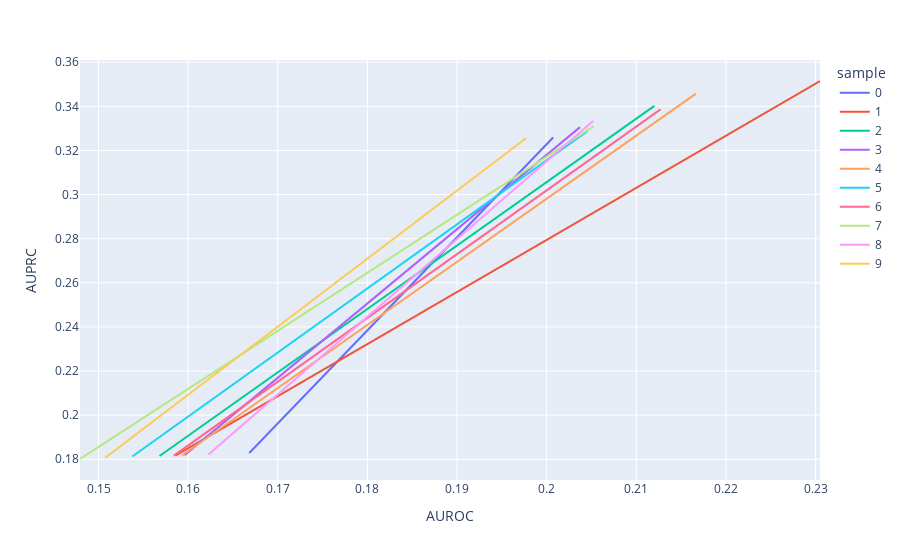

The cell this chart's notebook holds for it:
### Code cell
M1 = ModelConfig(
    pos_pred_EV=[0.2], pos_pred_confidence=[-10], neg_pred_EV=[0.4], neg_pred_confidence=[-1]
)

M2 = ModelConfig(
    pos_pred_EV=[0.2], pos_pred_confidence=[-1], neg_pred_EV=[0.6], neg_pred_confidence=[-1]
)

prev = 0.3

E = ExperimentConfig(
    model_configs=[M1, M2],
    N_test = 5000,
    N_validation = 50,
    subgroup_prevalences=[1],
    prevalence=[prev],
    N_samples=10
)

out = E.run().filter(pl.col("subgroup") == "ALL")

px.line(out, x="AUROC", y="AUPRC", color="sample")

### Figure 1 — Plotly figure (JSON) as saved in the notebook; plotly's stock layout.template omitted (floating-point values rounded to 4 significant figures)
{"data": [{"hovertemplate": "sample=0<br>AUROC=%{x}<br>AUPRC=%{y}<extra></extra>", "legendgroup": "0", "line": {"color": "#636efa", "dash": "solid"}, "marker": {"symbol": "circle"}, "mode": "lines", "name": "0", "orientation": "v", "showlegend": true, "type": "scatter", "x": [0.2007, 0.1668], "xaxis": "x", "y": [0.3259, 0.1828], "yaxis": "y"}, {"hovertemplate": "sample=1<br>AUROC=%{x}<br>AUPRC=%{y}<extra></extra>", "legendgroup": "1", "line": {"color": "#EF553B", "dash": "solid"}, "marker": {"symbol": "circle"}, "mode": "lines", "name": "1", "orientation": "v", "showlegend": true, "type": "scatter", "x": [0.2305, 0.1586], "xaxis": "x", "y": [0.3515, 0.1817], "yaxis": "y"}, {"hovertemplate": "sample=2<br>AUROC=%{x}<br>AUPRC=%{y}<extra></extra>", "legendgroup": "2", "line": {"color": "#00cc96", "dash": "solid"}, "marker": {"symbol": "circle"}, "mode": "lines", "name": "2", "orientation": "v", "showlegend": true, "type": "scatter", "x": [0.212, 0.1568], "xaxis": "x", "y": [0.3402, 0.1815], "yaxis": "y"}, {"hovertemplate": "sample=3<br>AUROC=%{x}<br>AUPRC=%{y}<extra></extra>", "legendgroup": "3", "line": {"color": "#ab63fa", "dash": "solid"}, "marker": {"symbol": "circle"}, "mode": "lines", "name": "3", "orientation": "v", "showlegend": true, "type": "scatter", "x": [0.2037, 0.1596], "xaxis": "x", "y": [0.3306, 0.1819], "yaxis": "y"}, {"hovertemplate": "sample=4<br>AUROC=%{x}<br>AUPRC=%{y}<extra></extra>", "legendgroup": "4", "line": {"color": "#FFA15A", "dash": "solid"}, "marker": {"symbol": "circle"}, "mode": "lines", "name": "4", "orientation": "v", "showlegend": true, "type": "scatter", "x": [0.2167, 0.1593], "xaxis": "x", "y": [0.3458, 0.1817], "yaxis": "y"}, {"hovertemplate": "sample=5<br>AUROC=%{x}<br>AUPRC=%{y}<extra></extra>", "legendgroup": "5", "line": {"color": "#19d3f3", "dash": "solid"}, "marker": {"symbol": "circle"}, "mode": "lines", "name": "5", "orientation": "v", "showlegend": true, "type": "scatter", "x": [0.2045, 0.1538], "xaxis": "x", "y": [0.3288, 0.1812], "yaxis": "y"}, {"hovertemplate": "sample=6<br>AUROC=%{x}<br>AUPRC=%{y}<extra></extra>", "legendgroup": "6", "line": {"color": "#FF6692", "dash": "solid"}, "marker": {"symbol": "circle"}, "mode": "lines", "name": "6", "orientation": "v", "showlegend": true, "type": "scatter", "x": [0.2127, 0.1584], "xaxis": "x", "y": [0.3386, 0.1817], "yaxis": "y"}, {"hovertemplate": "sample=7<br>AUROC=%{x}<br>AUPRC=%{y}<extra></extra>", "legendgroup": "7", "line": {"color": "#B6E880", "dash": "solid"}, "marker": {"symbol": "circle"}, "mode": "lines", "name": "7", "orientation": "v", "showlegend": true, "type": "scatter", "x": [0.2053, 0.1479], "xaxis": "x", "y": [0.331, 0.1801], "yaxis": "y"}, {"hovertemplate": "sample=8<br>AUROC=%{x}<br>AUPRC=%{y}<extra></extra>", "legendgroup": "8", "line": {"color": "#FF97FF", "dash": "solid"}, "marker": {"symbol": "circle"}, "mode": "lines", "name": "8", "orientation": "v", "showlegend": true, "type": "scatter", "x": [0.2052, 0.1623], "xaxis": "x", "y": [0.3334, 0.1821], "yaxis": "y"}, {"hovertemplate": "sample=9<br>AUROC=%{x}<br>AUPRC=%{y}<extra></extra>", "legendgroup": "9", "line": {"color": "#FECB52", "dash": "solid"}, "marker": {"symbol": "circle"}, "mode": "lines", "name": "9", "orientation": "v", "showlegend": true, "type": "scatter", "x": [0.1977, 0.1507], "xaxis": "x", "y": [0.3255, 0.1807], "yaxis": "y"}], "layout": {"autosize": true, "legend": {"title": {"text": "sample"}, "tracegroupgap": 0}, "margin": {"t": 60}, "xaxis": {"anchor": "y", "autorange": true, "domain": [0, 1], "range": [0.1479, 0.2305], "title": {"text": "AUROC"}, "type": "linear"}, "yaxis": {"anchor": "x", "autorange": true, "domain": [0, 1], "range": [0.1706, 0.361], "title": {"text": "AUPRC"}, "type": "linear"}}}
